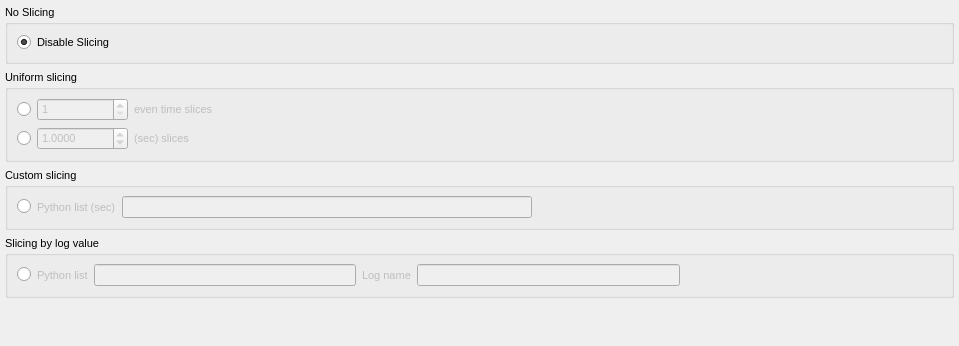
<?xml version="1.0" encoding="UTF-8"?>
<ui version="4.0">
 <class>EventWidget</class>
 <widget class="QWidget" name="EventWidget">
  <property name="geometry">
   <rect>
    <x>0</x>
    <y>0</y>
    <width>959</width>
    <height>346</height>
   </rect>
  </property>
  <property name="font">
   <font>
    <pointsize>8</pointsize>
    <weight>50</weight>
    <bold>false</bold>
   </font>
  </property>
  <property name="windowTitle">
   <string>Event Widget</string>
  </property>
  <layout class="QVBoxLayout" name="eventModeMainLayout">
   <property name="leftMargin">
    <number>5</number>
   </property>
   <property name="topMargin">
    <number>5</number>
   </property>
   <property name="rightMargin">
    <number>5</number>
   </property>
   <property name="bottomMargin">
    <number>5</number>
   </property>
   <item>
    <widget class="QGroupBox" name="noSlicingGroup">
     <property name="title">
      <string>No Slicing</string>
     </property>
     <layout class="QHBoxLayout" name="horizontalLayout">
      <item>
       <widget class="QRadioButton" name="disabledSlicingButton">
        <property name="enabled">
         <bool>true</bool>
        </property>
        <property name="text">
         <string>Disable Slicing</string>
        </property>
        <property name="checked">
         <bool>true</bool>
        </property>
        <attribute name="buttonGroup">
         <string notr="true">slicingButtonGroup</string>
        </attribute>
       </widget>
      </item>
     </layout>
    </widget>
   </item>
   <item>
    <widget class="QGroupBox" name="uniformGroup">
     <property name="title">
      <string>Uniform slicing</string>
     </property>
     <layout class="QVBoxLayout" name="uniformLayoutContainer">
      <item>
       <layout class="QGridLayout" name="uniformLayout0">
        <item row="0" column="0">
         <widget class="QRadioButton" name="uniformEvenButton">
          <property name="checked">
           <bool>false</bool>
          </property>
          <attribute name="buttonGroup">
           <string notr="true">slicingButtonGroup</string>
          </attribute>
         </widget>
        </item>
        <item row="0" column="2">
         <widget class="QLabel" name="uniformEvenLabel">
          <property name="enabled">
           <bool>false</bool>
          </property>
          <property name="text">
           <string>even time slices</string>
          </property>
         </widget>
        </item>
        <item row="0" column="3">
         <spacer name="uniformEvenSpacer">
          <property name="orientation">
           <enum>Qt::Horizontal</enum>
          </property>
          <property name="sizeHint" stdset="0">
           <size>
            <width>20</width>
            <height>20</height>
           </size>
          </property>
         </spacer>
        </item>
        <item row="1" column="0">
         <widget class="QRadioButton" name="uniformButton">
          <attribute name="buttonGroup">
           <string notr="true">slicingButtonGroup</string>
          </attribute>
         </widget>
        </item>
        <item row="1" column="2">
         <widget class="QLabel" name="uniformLabel">
          <property name="enabled">
           <bool>false</bool>
          </property>
          <property name="text">
           <string>(sec) slices</string>
          </property>
         </widget>
        </item>
        <item row="1" column="3">
         <spacer name="uniformSpacer">
          <property name="orientation">
           <enum>Qt::Horizontal</enum>
          </property>
          <property name="sizeHint" stdset="0">
           <size>
            <width>20</width>
            <height>20</height>
           </size>
          </property>
         </spacer>
        </item>
        <item row="0" column="1">
         <widget class="QSpinBox" name="uniformEvenEdit">
          <property name="enabled">
           <bool>false</bool>
          </property>
          <property name="minimum">
           <number>1</number>
          </property>
          <property name="maximum">
           <number>1000000000</number>
          </property>
          <property name="value">
           <number>1</number>
          </property>
         </widget>
        </item>
        <item row="1" column="1">
         <widget class="QDoubleSpinBox" name="uniformEdit">
          <property name="enabled">
           <bool>false</bool>
          </property>
          <property name="decimals">
           <number>4</number>
          </property>
          <property name="maximum">
           <double>100000000000.000000000000000</double>
          </property>
          <property name="value">
           <double>1.000000000000000</double>
          </property>
         </widget>
        </item>
       </layout>
      </item>
     </layout>
    </widget>
   </item>
   <item>
    <widget class="QGroupBox" name="customGroup">
     <property name="title">
      <string>Custom slicing</string>
     </property>
     <layout class="QHBoxLayout" name="customLayout">
      <item>
       <widget class="QRadioButton" name="customButton">
        <attribute name="buttonGroup">
         <string notr="true">slicingButtonGroup</string>
        </attribute>
       </widget>
      </item>
      <item>
       <widget class="QLabel" name="customLabel">
        <property name="enabled">
         <bool>false</bool>
        </property>
        <property name="text">
         <string>Python list (sec)</string>
        </property>
       </widget>
      </item>
      <item>
       <widget class="QLineEdit" name="customEdit">
        <property name="enabled">
         <bool>false</bool>
        </property>
        <property name="toolTip">
         <string>A comma separated list of values indicating the times (in seconds) at which to slice the data</string>
        </property>
       </widget>
      </item>
      <item>
       <spacer name="customSpacer">
        <property name="orientation">
         <enum>Qt::Horizontal</enum>
        </property>
        <property name="sizeHint" stdset="0">
         <size>
          <width>20</width>
          <height>20</height>
         </size>
        </property>
       </spacer>
      </item>
     </layout>
    </widget>
   </item>
   <item>
    <widget class="QGroupBox" name="logValueGroup">
     <property name="title">
      <string>Slicing by log value</string>
     </property>
     <layout class="QHBoxLayout" name="logValueLayout">
      <item>
       <widget class="QRadioButton" name="logValueButton">
        <attribute name="buttonGroup">
         <string notr="true">slicingButtonGroup</string>
        </attribute>
       </widget>
      </item>
      <item>
       <widget class="QLabel" name="logValueLabel">
        <property name="enabled">
         <bool>false</bool>
        </property>
        <property name="text">
         <string>Python list</string>
        </property>
       </widget>
      </item>
      <item>
       <widget class="QLineEdit" name="logValueEdit">
        <property name="enabled">
         <bool>false</bool>
        </property>
        <property name="toolTip">
         <string>A comma separated list of values indicating the log values at which to slice the data</string>
        </property>
       </widget>
      </item>
      <item>
       <widget class="QLabel" name="logValueTypeLabel">
        <property name="enabled">
         <bool>false</bool>
        </property>
        <property name="text">
         <string>Log name</string>
        </property>
       </widget>
      </item>
      <item>
       <widget class="QLineEdit" name="logValueTypeEdit">
        <property name="enabled">
         <bool>false</bool>
        </property>
        <property name="toolTip">
         <string>The name of the log value to slice on</string>
        </property>
       </widget>
      </item>
      <item>
       <spacer name="logValueSpacer1">
        <property name="orientation">
         <enum>Qt::Horizontal</enum>
        </property>
        <property name="sizeHint" stdset="0">
         <size>
          <width>20</width>
          <height>20</height>
         </size>
        </property>
       </spacer>
      </item>
     </layout>
    </widget>
   </item>
   <item>
    <spacer name="verticalSpacer">
     <property name="orientation">
      <enum>Qt::Vertical</enum>
     </property>
     <property name="sizeHint" stdset="0">
      <size>
       <width>20</width>
       <height>50</height>
      </size>
     </property>
    </spacer>
   </item>
  </layout>
 </widget>
 <resources/>
 <connections/>
 <buttongroups>
  <buttongroup name="slicingButtonGroup"/>
 </buttongroups>
</ui>
